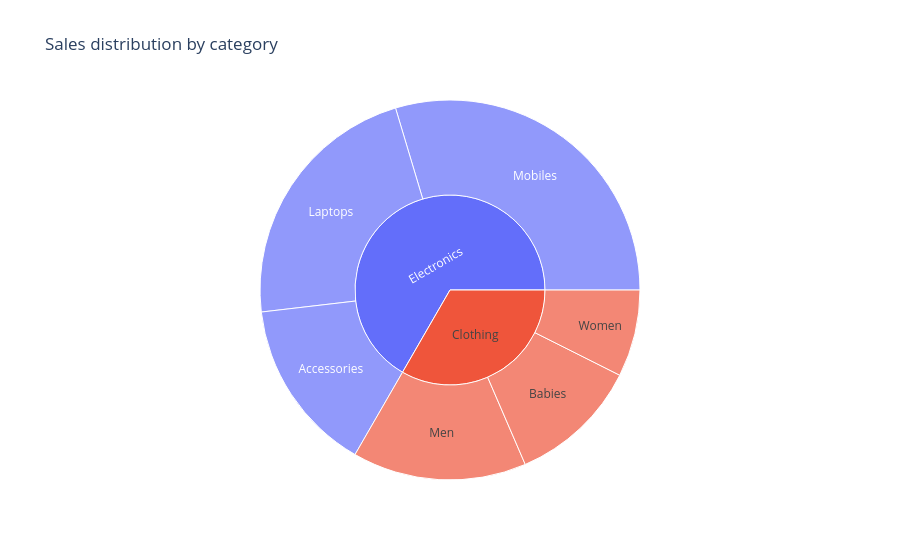

The cell this chart's notebook holds for it:
### Code cell
# sunburst chart in Python
import plotly.express as px
import pandas as pd
data = pd.DataFrame({
    "category": ["Electronics", "Electronics", "Electronics", "Clothing", "Clothing", "Clothing"],
    "subcategory": ["Mobiles", "Laptops", "Accessories", "Men", "Women", "Babies"],
    "value": [40, 30, 20, 20, 10, 15]
})

fig = px.sunburst(data, 
                  path=["category", "subcategory"], 
                  values="value", 
                  title="Sales distribution by category")
fig.show()

### Figure 1 — Plotly figure (JSON) as saved in the notebook; plotly's stock layout.template omitted (floating-point values rounded to 4 significant figures)
{"data": [{"branchvalues": "total", "domain": {"x": [0, 1], "y": [0, 1]}, "hovertemplate": "labels=%{label}<br>value=%{value}<br>parent=%{parent}<br>id=%{id}<extra></extra>", "ids": ["Electronics/Mobiles", "Electronics/Laptops", "Electronics/Accessories", "Clothing/Men", "Clothing/Women", "Clothing/Babies", "Electronics", "Clothing"], "labels": ["Mobiles", "Laptops", "Accessories", "Men", "Women", "Babies", "Electronics", "Clothing"], "name": "", "parents": ["Electronics", "Electronics", "Electronics", "Clothing", "Clothing", "Clothing", "", ""], "type": "sunburst", "values": [40.0, 30.0, 20.0, 20.0, 10.0, 15.0, 90.0, 45.0]}], "layout": {"legend": {"tracegroupgap": 0}, "title": {"text": "Sales distribution by category"}}}
